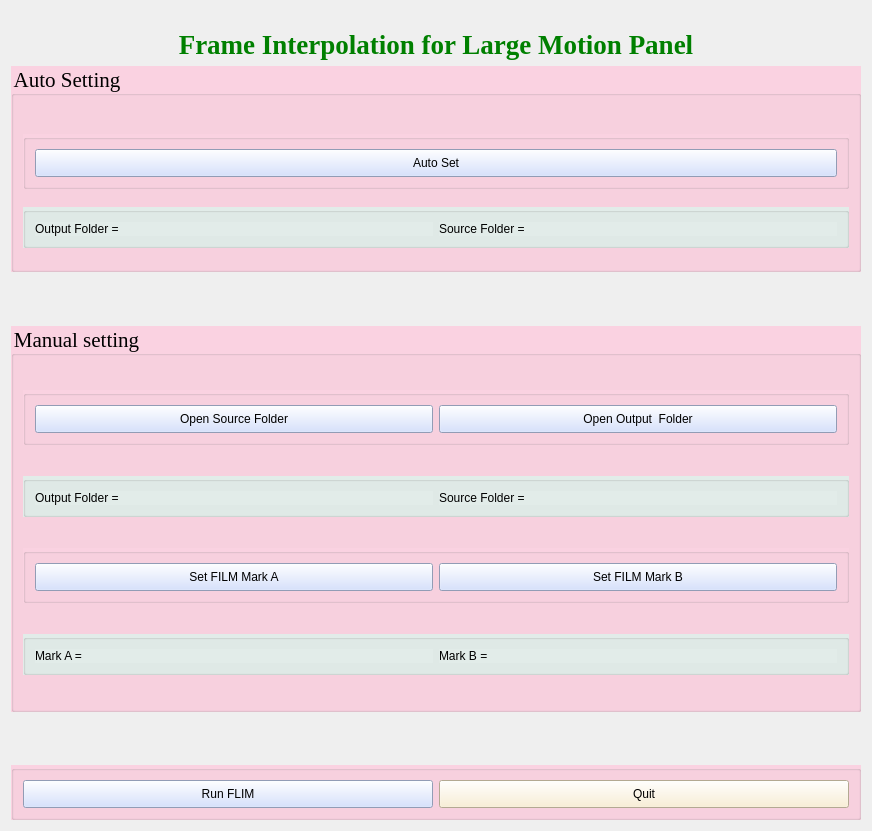
      <widget class="QWidget" name="tab">
       <attribute name="title">
        <string>Google Interpolation</string>
       </attribute>
       <layout class="QVBoxLayout" name="verticalLayout_10">
        <item>
         <widget class="QLabel" name="label_4">
          <property name="font">
           <font>
            <family>Times New Roman</family>
            <pointsize>20</pointsize>
            <weight>75</weight>
            <bold>true</bold>
           </font>
          </property>
          <property name="styleSheet">
           <string notr="true">margin-top: 18px; color: green; font-size: 20pt;</string>
          </property>
          <property name="text">
           <string>Frame Interpolation for Large Motion Panel</string>
          </property>
          <property name="alignment">
           <set>Qt::AlignCenter</set>
          </property>
         </widget>
        </item>
        <item>
         <widget class="QGroupBox" name="groupBox_12">
          <property name="minimumSize">
           <size>
            <width>850</width>
            <height>200</height>
           </size>
          </property>
          <property name="font">
           <font>
            <family>Times New Roman</family>
            <pointsize>16</pointsize>
           </font>
          </property>
          <property name="styleSheet">
           <string notr="true">background-color: #FAD2E1

</string>
          </property>
          <property name="title">
           <string>Auto Setting</string>
          </property>
          <layout class="QVBoxLayout" name="verticalLayout_8">
           <item>
            <spacer name="verticalSpacer_11">
             <property name="orientation">
              <enum>Qt::Vertical</enum>
             </property>
             <property name="sizeHint" stdset="0">
              <size>
               <width>20</width>
               <height>29</height>
              </size>
             </property>
            </spacer>
           </item>
           <item>
            <widget class="QGroupBox" name="groupBox_15">
             <property name="minimumSize">
              <size>
               <width>802</width>
               <height>52</height>
              </size>
             </property>
             <layout class="QHBoxLayout" name="horizontalLayout_17">
              <item>
               <widget class="QPushButton" name="bSrcFolder_6">
                <property name="sizePolicy">
                 <sizepolicy hsizetype="Minimum" vsizetype="Preferred">
                  <horstretch>0</horstretch>
                  <verstretch>0</verstretch>
                 </sizepolicy>
                </property>
                <property name="minimumSize">
                 <size>
                  <width>0</width>
                  <height>28</height>
                 </size>
                </property>
                <property name="styleSheet">
                 <string notr="true">background-color: #CDDAFD</string>
                </property>
                <property name="text">
                 <string>Auto Set</string>
                </property>
               </widget>
              </item>
             </layout>
            </widget>
           </item>
           <item>
            <spacer name="verticalSpacer_12">
             <property name="orientation">
              <enum>Qt::Vertical</enum>
             </property>
             <property name="sizeHint" stdset="0">
              <size>
               <width>20</width>
               <height>12</height>
              </size>
             </property>
            </spacer>
           </item>
           <item>
            <widget class="QGroupBox" name="groupBox_13">
             <property name="minimumSize">
              <size>
               <width>802</width>
               <height>33</height>
              </size>
             </property>
             <property name="styleSheet">
              <string notr="true">background-color: #E2ECE9</string>
             </property>
             <property name="title">
              <string/>
             </property>
             <layout class="QHBoxLayout" name="horizontalLayout_15">
              <item>
               <widget class="QLabel" name="label_12">
                <property name="text">
                 <string>Output Folder =</string>
                </property>
               </widget>
              </item>
              <item>
               <widget class="QLabel" name="label_13">
                <property name="text">
                 <string>Source Folder =</string>
                </property>
               </widget>
              </item>
             </layout>
            </widget>
           </item>
           <item>
            <spacer name="verticalSpacer_23">
             <property name="orientation">
              <enum>Qt::Vertical</enum>
             </property>
             <property name="sizeHint" stdset="0">
              <size>
               <width>20</width>
               <height>12</height>
              </size>
             </property>
            </spacer>
           </item>
          </layout>
         </widget>
        </item>
        <item>
         <spacer name="verticalSpacer_22">
          <property name="orientation">
           <enum>Qt::Vertical</enum>
          </property>
          <property name="sizeHint" stdset="0">
           <size>
            <width>20</width>
            <height>48</height>
           </size>
          </property>
         </spacer>
        </item>
        <item>
         <widget class="QGroupBox" name="groupBox_16">
          <property name="minimumSize">
           <size>
            <width>850</width>
            <height>386</height>
           </size>
          </property>
          <property name="font">
           <font>
            <family>Times New Roman</family>
            <pointsize>16</pointsize>
           </font>
          </property>
          <property name="styleSheet">
           <string notr="true">background-color: #FAD2E1

</string>
          </property>
          <property name="title">
           <string>Manual setting</string>
          </property>
          <layout class="QVBoxLayout" name="verticalLayout_9">
           <item>
            <spacer name="verticalSpacer_24">
             <property name="orientation">
              <enum>Qt::Vertical</enum>
             </property>
             <property name="sizeHint" stdset="0">
              <size>
               <width>20</width>
               <height>24</height>
              </size>
             </property>
            </spacer>
           </item>
           <item>
            <widget class="QGroupBox" name="groupBox_17">
             <property name="minimumSize">
              <size>
               <width>802</width>
               <height>52</height>
              </size>
             </property>
             <layout class="QHBoxLayout" name="horizontalLayout_11">
              <item>
               <widget class="QPushButton" name="bSrcFolder_7">
                <property name="sizePolicy">
                 <sizepolicy hsizetype="Minimum" vsizetype="Preferred">
                  <horstretch>0</horstretch>
                  <verstretch>0</verstretch>
                 </sizepolicy>
                </property>
                <property name="minimumSize">
                 <size>
                  <width>0</width>
                  <height>28</height>
                 </size>
                </property>
                <property name="styleSheet">
                 <string notr="true">background-color: #CDDAFD</string>
                </property>
                <property name="text">
                 <string>Open Source Folder</string>
                </property>
               </widget>
              </item>
              <item>
               <widget class="QPushButton" name="bOutputFolder_5">
                <property name="sizePolicy">
                 <sizepolicy hsizetype="Minimum" vsizetype="Preferred">
                  <horstretch>0</horstretch>
                  <verstretch>0</verstretch>
                 </sizepolicy>
                </property>
                <property name="minimumSize">
                 <size>
                  <width>0</width>
                  <height>28</height>
                 </size>
                </property>
                <property name="styleSheet">
                 <string notr="true">background-color: #CDDAFD</string>
                </property>
                <property name="text">
                 <string>Open Output  Folder</string>
                </property>
               </widget>
              </item>
             </layout>
            </widget>
           </item>
           <item>
            <spacer name="verticalSpacer_25">
             <property name="orientation">
              <enum>Qt::Vertical</enum>
             </property>
             <property name="sizeHint" stdset="0">
              <size>
               <width>20</width>
               <height>23</height>
              </size>
             </property>
            </spacer>
           </item>
           <item>
            <widget class="QGroupBox" name="groupBox_18">
             <property name="minimumSize">
              <size>
               <width>802</width>
               <height>33</height>
              </size>
             </property>
             <property name="styleSheet">
              <string notr="true">background-color: #E2ECE9</string>
             </property>
             <property name="title">
              <string/>
             </property>
             <layout class="QHBoxLayout" name="horizontalLayout_18">
              <item>
               <widget class="QLabel" name="label_14">
                <property name="text">
                 <string>Output Folder =</string>
                </property>
               </widget>
              </item>
              <item>
               <widget class="QLabel" name="label_15">
                <property name="text">
                 <string>Source Folder =</string>
                </property>
               </widget>
              </item>
             </layout>
            </widget>
           </item>
           <item>
            <spacer name="verticalSpacer_26">
             <property name="orientation">
              <enum>Qt::Vertical</enum>
             </property>
             <property name="sizeHint" stdset="0">
              <size>
               <width>20</width>
               <height>24</height>
              </size>
             </property>
            </spacer>
           </item>
           <item>
            <widget class="QGroupBox" name="groupBox_19">
             <property name="minimumSize">
              <size>
               <width>802</width>
               <height>52</height>
              </size>
             </property>
             <layout class="QHBoxLayout" name="horizontalLayout_19">
              <item>
               <widget class="QPushButton" name="bSrcFolder_8">
                <property name="sizePolicy">
                 <sizepolicy hsizetype="Minimum" vsizetype="Preferred">
                  <horstretch>0</horstretch>
                  <verstretch>0</verstretch>
                 </sizepolicy>
                </property>
                <property name="minimumSize">
                 <size>
                  <width>0</width>
                  <height>28</height>
                 </size>
                </property>
                <property name="styleSheet">
                 <string notr="true">background-color: #CDDAFD</string>
                </property>
                <property name="text">
                 <string>Set FILM Mark A</string>
                </property>
               </widget>
              </item>
              <item>
               <widget class="QPushButton" name="bOutputFolder_6">
                <property name="sizePolicy">
                 <sizepolicy hsizetype="Minimum" vsizetype="Preferred">
                  <horstretch>0</horstretch>
                  <verstretch>0</verstretch>
                 </sizepolicy>
                </property>
                <property name="minimumSize">
                 <size>
                  <width>0</width>
                  <height>28</height>
                 </size>
                </property>
                <property name="styleSheet">
                 <string notr="true">background-color: #CDDAFD</string>
                </property>
                <property name="text">
                 <string>Set FILM Mark B</string>
                </property>
               </widget>
              </item>
             </layout>
            </widget>
           </item>
           <item>
            <spacer name="verticalSpacer_27">
             <property name="orientation">
              <enum>Qt::Vertical</enum>
             </property>
             <property name="sizeHint" stdset="0">
              <size>
               <width>20</width>
               <height>23</height>
              </size>
             </property>
            </spacer>
           </item>
           <item>
            <widget class="QGroupBox" name="groupBox_20">
             <property name="minimumSize">
              <size>
               <width>802</width>
               <height>36</height>
              </size>
             </property>
             <property name="styleSheet">
              <string notr="true">background-color: #E2ECE9</string>
             </property>
             <layout class="QHBoxLayout" name="horizontalLayout_20">
              <item>
               <widget class="QLabel" name="tGPENMarkA_2">
                <property name="text">
                 <string>Mark A =</string>
                </property>
               </widget>
              </item>
              <item>
               <widget class="QLabel" name="tMarkGPENB_2">
                <property name="text">
                 <string>Mark B =</string>
                </property>
               </widget>
              </item>
             </layout>
            </widget>
           </item>
           <item>
            <spacer name="verticalSpacer_28">
             <property name="orientation">
              <enum>Qt::Vertical</enum>
             </property>
             <property name="sizeHint" stdset="0">
              <size>
               <width>20</width>
               <height>24</height>
              </size>
             </property>
            </spacer>
           </item>
          </layout>
         </widget>
        </item>
        <item>
         <spacer name="verticalSpacer_29">
          <property name="orientation">
           <enum>Qt::Vertical</enum>
          </property>
          <property name="sizeHint" stdset="0">
           <size>
            <width>20</width>
            <height>47</height>
           </size>
          </property>
         </spacer>
        </item>
        <item>
         <widget class="QGroupBox" name="groupBox_21">
          <property name="minimumSize">
           <size>
            <width>850</width>
            <height>51</height>
           </size>
          </property>
          <property name="styleSheet">
           <string notr="true">background-color: #FAD2E1

</string>
          </property>
          <layout class="QHBoxLayout" name="horizontalLayout_21">
           <item>
            <widget class="QPushButton" name="bRunFirst_3">
             <property name="minimumSize">
              <size>
               <width>0</width>
               <height>28</height>
              </size>
             </property>
             <property name="styleSheet">
              <string notr="true">background-color: #CDDAFD</string>
             </property>
             <property name="text">
              <string>Run FLIM</string>
             </property>
            </widget>
           </item>
           <item>
            <widget class="QPushButton" name="bQuit_3">
             <property name="minimumSize">
              <size>
               <width>0</width>
               <height>28</height>
              </size>
             </property>
             <property name="styleSheet">
              <string notr="true">background-color: #FAEDCD</string>
             </property>
             <property name="text">
              <string>Quit</string>
             </property>
            </widget>
           </item>
          </layout>
         </widget>
        </item>
       </layout>
      </widget>
